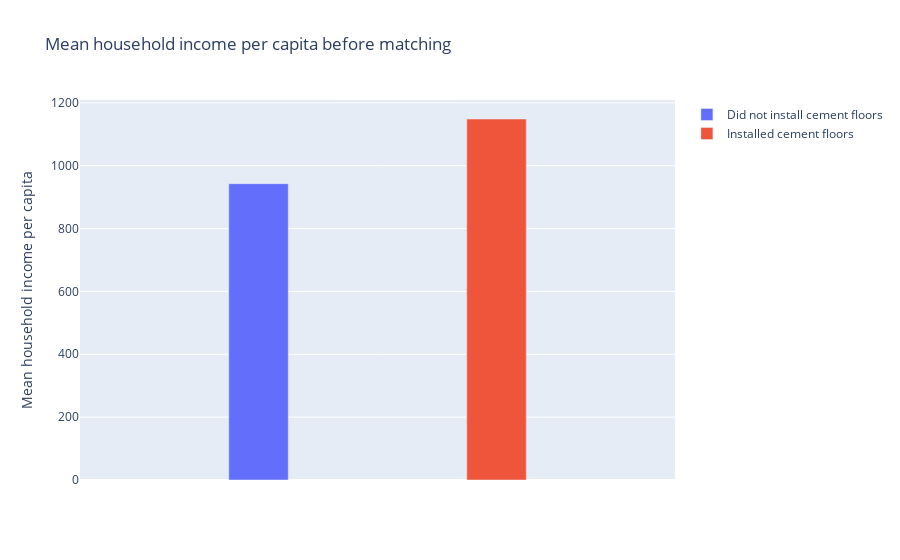

The notebook cell saved with this chart:
### Code cell
durango_mean_income = durango.groupby('S_instcement').agg('mean').reset_index()[['S_incomepc']]

fig = go.Figure(data=[
    go.Bar(name='Did not install cement floors', y=durango_mean_income.loc[0], width=[0.1]),
    go.Bar(name='Installed cement floors', y=durango_mean_income.loc[1], width=[0.1])
])

fig.update_layout(
        title_text = 'Mean household income per capita before matching',
        showlegend = True)
fig.update_layout(barmode='group')
fig.update_xaxes(showticklabels=False)
fig.update_yaxes(title_text='Mean household income per capita')
fig.show()

# Save plot in html file
fig.write_html('figures/income_before_matching.html')

### Figure 1 — Plotly figure (JSON) as saved in the notebook; plotly's stock layout.template omitted (floating-point values rounded to 4 significant figures)
{"data": [{"name": "Did not install cement floors", "type": "bar", "width": [0.1], "y": [942.9]}, {"name": "Installed cement floors", "type": "bar", "width": [0.1], "y": [1149.0]}], "layout": {"barmode": "group", "showlegend": true, "title": {"text": "Mean household income per capita before matching"}, "xaxis": {"showticklabels": false}, "yaxis": {"title": {"text": "Mean household income per capita"}}}}
